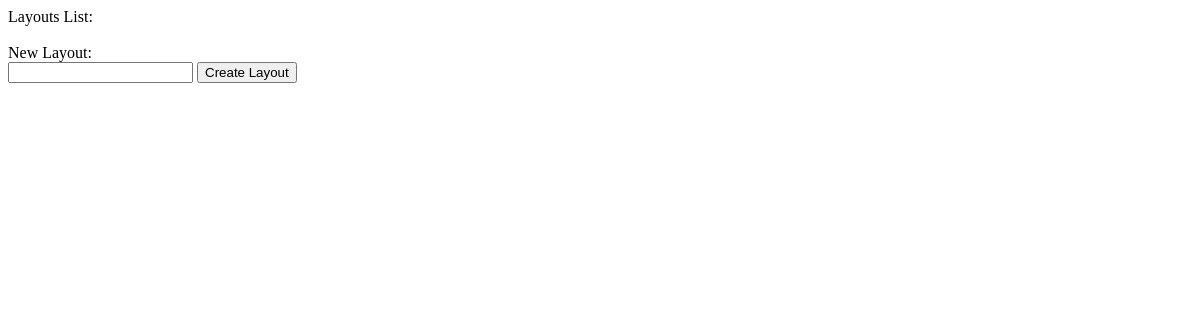
The page /views/view_layout_list.php on the database as committed earlier.
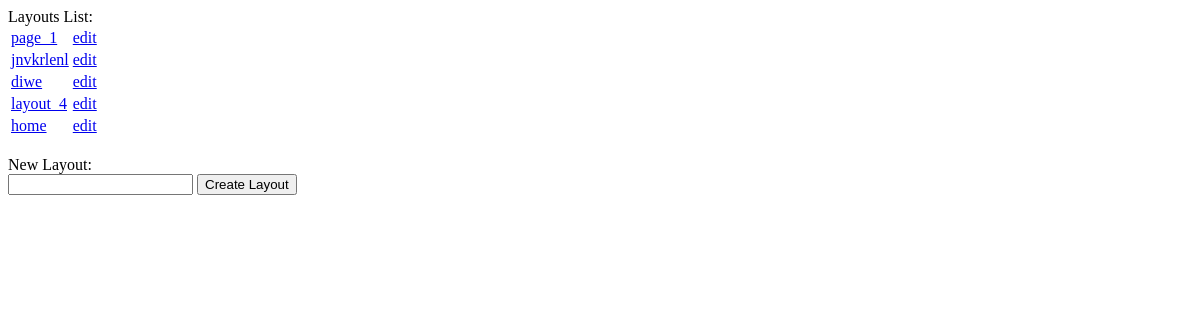
The same page on the database as committed later.
### tables this page shows
CREATE TABLE IF NOT EXISTS `layout_list` (
  `layout_id` int(11) NOT NULL AUTO_INCREMENT,
  `layout_name` varchar(255) NOT NULL,
  PRIMARY KEY (`layout_id`),
  UNIQUE KEY `page_name` (`layout_name`)
);

### model/layout_functions.php (called while the page is built, shortened)
<?php
	function load_layout_list() {
		$connect = load_database();
		$layout_list = [];
		$load_layout_list_result = mysqli_query($connect,"SELECT * FROM layout_list");
		while($layout = mysqli_fetch_array($load_layout_list_result,MYSQLI_ASSOC)) {
			array_push($layout_list,$layout);
		}
		return $layout_list;
	}

### views/view_layout_list.php (the view, shortened to what this page needs)
<?php
	require_once("../model/layout_functions.php");
	$layout_list = load_layout_list();
?>
<!DOCTYPE html>
<html>
	<head>
	</head>
	<body>
		Layouts List:
		<table>
			<?php
				foreach($layout_list as $layout) {
					echo "<tr>\n";
						echo "<td><a target='_blank' href='view_layout.php?layout_id={$layout["layout_id"]}'>{$layout["layout_name"]}</a></td>\n";
						echo "<td><a target='_blank' href='edit_layout.php?layout_id={$layout["layout_id"]}'>edit</a></td>\n";
					echo "</tr>\n\n";
				}
			?>
		</table>
		<div>
			<br>
			New Layout:
			<form name="new_layout" action="" method="POST">
				<input type="text" name="layout_name" />
				<button type="submit">Create Layout</button>
			</form>
		</div>
	</body>
</html>

Rows that differ between the two databases and show on the page:
added layout_list: layout_name "page_1"
added layout_list: layout_name "jnvkrlenl"
added layout_list: layout_name "diwe"
added layout_list: layout_name "layout_4"
added layout_list: layout_name "home"
